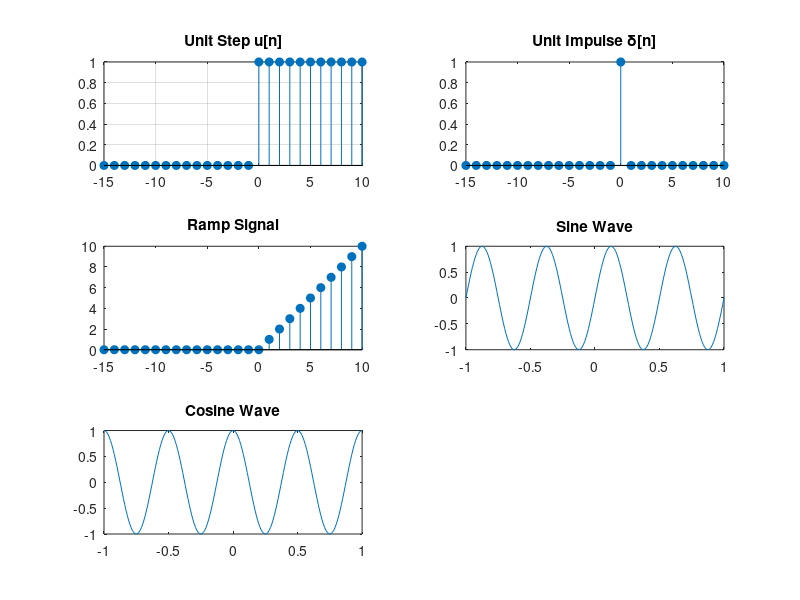

Source code (MATLAB):
clc; clear; close all;

n = -15:10;

% Unit Step
u = (n >= 0);

% Unit Impulse
d = (n == 0);

% Ramp Signal
r = n .* (n >= 0);

t = -1:0.01:1;   

f = 2;           

% Sine Wave
x_sin = sin(2*pi*f*t);

% Cosine Wave
x_cos = cos(2*pi*f*t);

% Plotting
figure;

subplot(3,2,1);
stem(n, u, 'filled');
title('Unit Step u[n]');
grid on

subplot(3,2,2);
stem(n, d, 'filled');
title('Unit Impulse \delta[n]');

subplot(3,2,3);
stem(n, r, 'filled');
title('Ramp Signal');

subplot(3,2,4);
plot(t, x_sin);
title('Sine Wave');

subplot(3,2,5);
plot(t, x_cos);
title('Cosine Wave');
